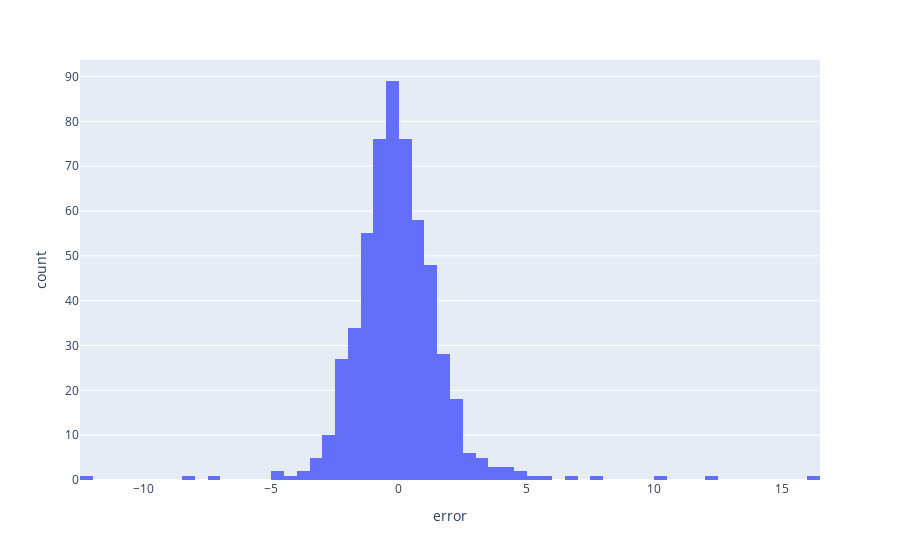

Notebook code for this chart:
### Markdown cell above
Tirar o titulo do grafico 

deixar tudo em portugues 

y = ROC
Legenda a linha azul e vermelha - real vs predito

Chamar index de days

### Code cell
show_distribution_error()

### Figure 1 — Plotly figure (JSON) as saved in the notebook; plotly's stock layout.template omitted (floating-point values rounded to 4 significant figures; data arrays with more than 128 entries replaced by an {"elided": "..."} marker saying what was removed)
{"data": [{"alignmentgroup": "True", "bingroup": "x", "hovertemplate": "error=%{x}<br>count=%{y}<extra></extra>", "legendgroup": "", "marker": {"color": "#636efa", "pattern": {"shape": ""}}, "name": "", "offsetgroup": "", "orientation": "v", "showlegend": false, "type": "histogram", "x": {"elided": "558 float values"}, "xaxis": "x", "yaxis": "y"}], "layout": {"barmode": "relative", "legend": {"tracegroupgap": 0}, "margin": {"t": 60}, "xaxis": {"anchor": "y", "domain": [0, 1], "title": {"text": "error"}}, "yaxis": {"anchor": "x", "domain": [0, 1], "title": {"text": "count"}}}}
